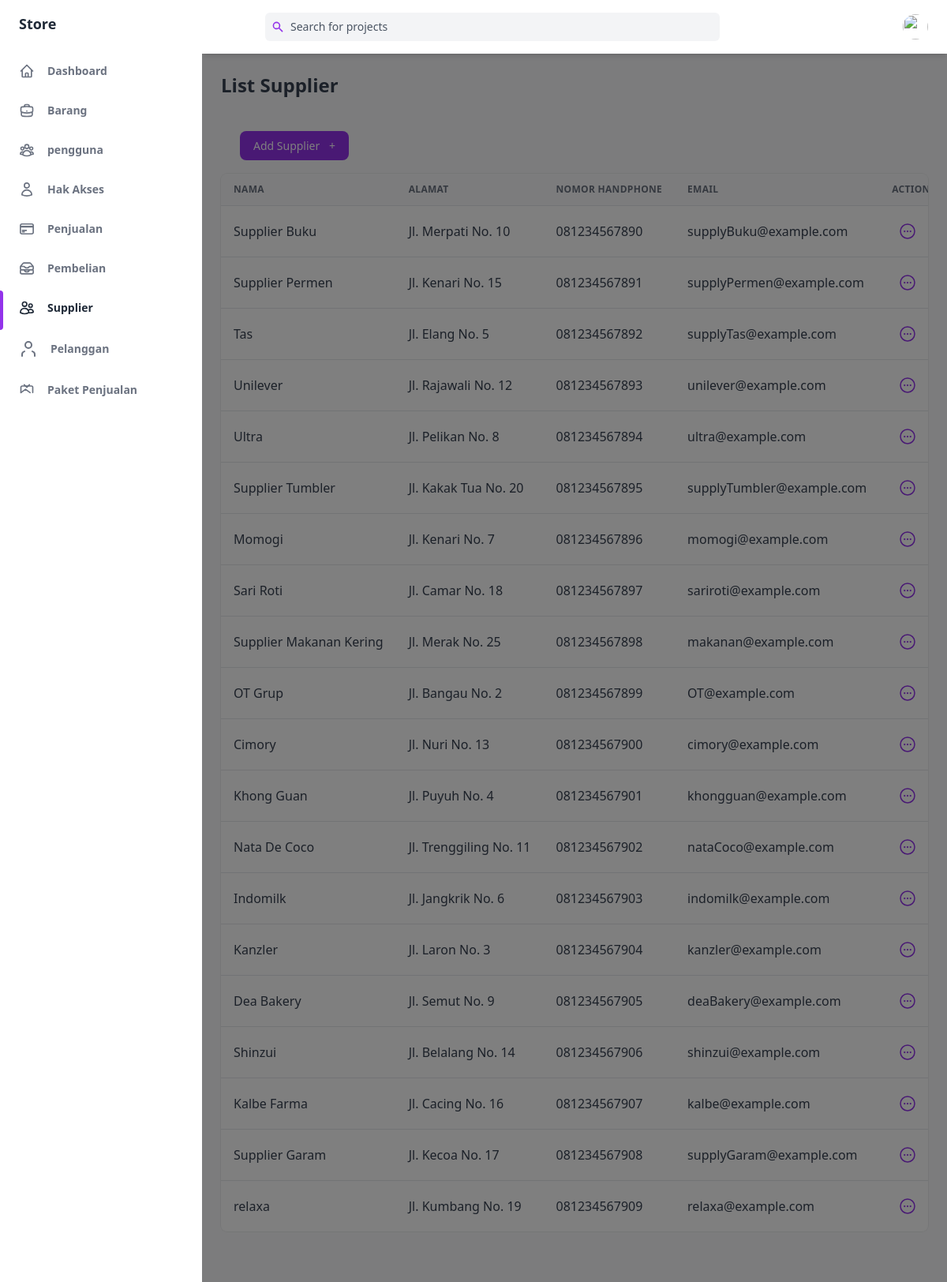
The app's page /public/supplier with its own data.
### tables this page shows
CREATE TABLE `supplier` (
  `idSupplier` int(255) NOT NULL,
  `nama` varchar(255) NOT NULL,
  `alamat` varchar(255) NOT NULL,
  `noHP` varchar(255) NOT NULL,
  `email` varchar(255) NOT NULL
);

### app/core/Controller.php (called while the page is built, shortened)
<?php
class Controller
{
    public function view($view, $data = [])
    {
        require_once '../app/views/' . $view . '.php';
    }
    public function model($model)
    {
        return new $model;
    }
}

### app/controllers/Supplier.php (called while the page is built, shortened)
<?php
class Supplier extends Controller
{
    public function index()
    {
        $data['judul'] = 'List Supplier';
        $data['supplier'] = $this->model('supplier_model')->getAllSupplier();
        $this->view('supplier/index', $data);
    }
}

### app/core/App.php (called while the page is built, shortened)
<?php
class App
{
   protected $method = 'index';
   protected $params = [];
   public function __construct()
   {
      $this->controller = new $this->controller;
      call_user_func_array([$this->controller, $this->method], $this->params);
   }
}

### public/index.php (called while the page is built, shortened)
<?php
$app = new App;

### app/core/Database.php (called while the page is built, shortened)
<?php
class Database
{
    private $host = DB_HOST;
    private $user = DB_USER;
    private $pass = DB_PASS;
    private $db_name = DB_NAME;
    private $dbh;
    private $stmt;
    public function __construct()
    {
        $dsn = 'mysql:host=' . $this->host . ';dbname=' . $this->db_name;
        $option = [
            PDO::ATTR_PERSISTENT => true,
            PDO::ATTR_ERRMODE => PDO::ERRMODE_EXCEPTION
        ];
        try {
            $this->dbh = new PDO($dsn, $this->user, $this->pass, $option);
        } catch (PDOException $error) {
            die($error->getMessage());
        }
    }
    public function query($query)
    {
        $this->stmt = $this->dbh->prepare($query);
    }
    public function execute()
    {
        $this->stmt->execute();
    }
    public function resultSet()
    {
        $this->execute();
        return $this->stmt->fetchAll(PDO::FETCH_ASSOC);
    }
}

### app/models/supplier_model.php (called while the page is built, shortened)
<?php
class supplier_model
{
    private $table = 'supplier';
    private $db;
    public function __construct()
    {
        $this->db = new Database;
    }
    public function getAllSupplier()
    {
        $this->db->query('SELECT * FROM ' . $this->table);
        return $this->db->resultSet();
    }
}

### app/views/supplier/index.php (the view, shortened to what this page needs)
<div class="flex h-screen bg-gray-50 dark:bg-gray-900" :class="{ 'overflow-hidden': isSideMenuOpen}">
    <aside class="z-20 flex-shrink-0 hidden w-64 overflow-y-auto bg-white dark:bg-gray-800 md:block">
        <div class="py-4 text-gray-500 dark:text-gray-400">
            <a class="ml-6 text-lg font-bold text-gray-800 dark:text-gray-200" href="#">
                Store
            </a>
            <ul class="mt-6">
                <li class="relative px-6 py-3">
                    <a class="inline-flex items-center w-full text-sm font-semibold transition-colors duration-150 hover:text-gray-800 dark:hover:text-gray-200" href="<?= ROUTE_URL ?>/home">
                        <span class="ml-4">Dashboard</span>
                    </a>
                </li>
            </ul>
            <ul>
                <li class="relative px-6 py-3">
                    <a class="inline-flex items-center w-full text-sm font-semibold transition-colors duration-150 hover:text-gray-800 dark:hover:text-gray-200" href="<?= ROUTE_URL ?>/barang">
                        <span class="ml-4">Barang</span>
                    </a>
                </li>
                <li class="relative px-6 py-3">
                    <a class="inline-flex items-center w-full text-sm font-semibold transition-colors duration-150 hover:text-gray-800 dark:hover:text-gray-200" href="<?= ROUTE_URL ?>/pengguna">
                        <span class="ml-4">pengguna</span>
                    </a>
                </li>
                <li class="relative px-6 py-3">
                    <a class="inline-flex items-center w-full text-sm font-semibold transition-colors duration-150 hover:text-gray-800 dark:hover:text-gray-200" href="<?= ROUTE_URL ?>/role">
                        <span class="ml-4">Hak Akses</span>
                    </a>
                </li>
                <li class="relative px-6 py-3">
                    <a class="inline-flex items-center w-full text-sm font-semibold transition-colors duration-150 hover:text-gray-800 dark:hover:text-gray-200" href="<?= ROUTE_URL ?>/penjualan">
                        <span class="ml-4">Penjualan</span>
                    </a>
                </li>
                <li class="relative px-6 py-3">
                    <a class="inline-flex items-center w-full text-sm font-semibold transition-colors duration-150 hover:text-gray-800 dark:hover:text-gray-200" href="<?= ROUTE_URL ?>/pembelian">
                        <span class="ml-4">Pembelian</span>
                    </a>
                </li>
                <li class="relative px-6 py-3">
                    <span class="absolute inset-y-0 left-0 w-1 bg-purple-600 rounded-tr-lg rounded-br-lg"></span>
                    <a class="inline-flex items-center w-full text-sm font-semibold transition-colors duration-150 text-gray-800 dark:text-gray-100 hover:text-gray-800 dark:hover:text-gray-200" href="<?= ROUTE_URL ?>/supplier">
                        <span class="ml-4">Supplier</span>
                    </a>
                </li>
                <li class="relative px-6 py-3">
                    <a class="inline-flex items-center w-full text-sm font-semibold transition-colors duration-150 hover:text-gray-800 dark:hover:text-gray-200" href="<?= ROUTE_URL ?>/pelanggan">
                        <svg xmlns="http://www.w3.org/2000/svg" width="24" height="24" viewBox="0 0 24 24" fill="none" stroke="currentColor" stroke-width="2" stroke-linecap="round" stroke-linejoin="round">
                            <path d="M20 21v-2a4 4 0 0 0-3-3.87"></path>
                            <path d="M4 21v-2a4 4 0 0 1 3-3.87"></path>
                            <circle cx="12" cy="7" r="4"></circle>
                        </svg>
                        <span class="ml-4">Pelanggan</span>
                    </a>
                </li>
                <li class="relative px-6 py-3">
                    <a class="inline-flex items-center w-full text-sm font-semibold transition-colors duration-150 hover:text-gray-800 dark:hover:text-gray-200" href="<?= ROUTE_URL ?>/paketPenjualan">
                        <svg class="w-5 h-5" aria-hidden="true" fill="none" stroke-linecap="round" stroke-linejoin="round" stroke-width="2" viewBox="0 0 24 24" stroke="currentColor">
                            <path d="M21 16V8a2 2 0 0 0-2-2H5a2 2 0 0 0-2 2v8" />
                            <path d="M3 16l7-5 7 5"></path>
                            <path d="M8 4l4 4 4-4"></path>
                        </svg>
                        <span class="ml-4">Paket Penjualan</span>
                    </a>
                </li>
            </ul>
        </div>
    </aside>
    <div x-show="isSideMenuOpen" x-transition:enter="transition ease-in-out duration-150" x-transition:enter-start="opacity-0" x-transition:enter-end="opacity-100" x-transition:leave="transition ease-in-out duration-150" x-transition:leave-start="opacity-100" x-transition:leave-end="opacity-0" class="fixed inset-0 z-10 flex items-end bg-black bg-opacity-50 sm:items-center sm:justify-center"></div>
    <div class="flex flex-col flex-1 w-full">
        <header class="z-10 py-4 bg-white shadow-md dark:bg-gray-800">
            <div class="container flex items-center justify-between h-full px-6 mx-auto text-purple-600 dark:text-purple-300">
                <div class="flex justify-center flex-1 lg:mr-32">
                    <div class="relative w-full max-w-xl mr-6 focus-within:text-purple-500">
                        <div class="absolute inset-y-0 flex items-center pl-2">
                            <svg class="w-4 h-4" aria-hidden="true" fill="currentColor" viewBox="0 0 20 20">
                                <path fill-rule="evenodd" d="M8 4a4 4 0 100 8 4 4 0 000-8zM2 8a6 6 0 1110.89 3.476l4.817 4.817a1 1 0 01-1.414 1.414l-4.816-4.816A6 6 0 012 8z" clip-rule="evenodd"></path>
                            </svg>
                        </div>
                        <input class="w-full pl-8 pr-2 text-sm text-gray-700 placeholder-gray-600 bg-gray-100 border-0 rounded-md dark:placeholder-gray-500 dark:focus:shadow-outline-gray dark:focus:placeholder-gray-600 dark:bg-gray-700 dark:text-gray-200 focus:placeholder-gray-500 focus:bg-white focus:border-purple-300 focus:outline-none focus:shadow-outline-purple form-input" type="text" placeholder="Search for projects" aria-label="Search" />
                    </div>
                </div>
                <ul class="flex items-center flex-shrink-0 space-x-6">
                    <li class="relative">
                        <button class="align-middle rounded-full focus:shadow-outline-purple focus:outline-none" @click="toggleProfileMenu" @keydown.escape="closeProfileMenu" aria-label="Account" aria-haspopup="true">
                            <img class="object-cover w-8 h-8 rounded-full" src="https://images.unsplash.com/photo-1502378735452-bc7d86632805?ixlib=rb-0.3.5&q=80&fm=jpg&crop=entropy&cs=tinysrgb&w=200&fit=max&s=aa3a807e1bbdfd4364d1f449eaa96d82" alt="" aria-hidden="true" />
                        </button>
                    </li>
                </ul>
            </div>
        </header>
        <main class="h-full pb-16 overflow-y-auto">
            <div class="container grid px-6 mx-auto">
                <h2 class="my-6 text-2xl font-semibold text-gray-700 dark:text-gray-200">
                    List Supplier
                </h2>
                <div class="px-6 my-6">
                    <a href="<?= ROUTE_URL ?>/supplier/create" class="items-center justify-between px-4 py-2 text-sm font-medium leading-5 text-white transition-colors duration-150 bg-purple-600 border border-transparent rounded-lg active:bg-purple-600 hover:bg-purple-700 focus:outline-none focus:shadow-outline-purple">
                        Add Supplier
                        <span class="ml-2" aria-hidden="true">+</span>
                    </a>
                </div>
                <div class="w-full overflow-hidden rounded-lg shadow-xs">
                    <div class="w-full overflow-x-auto">
                        <table class="w-full whitespace-no-wrap">
                            <thead>
                                <tr class="text-xs font-semibold tracking-wide text-left text-gray-500 uppercase border-b dark:border-gray-700 bg-gray-50 dark:text-gray-400 dark:bg-gray-800">
                                    <th class="px-4 py-3">Nama</th>
                                    <th class="px-4 py-3">Alamat</th>
                                    <th class="px-4 py-3">Nomor Handphone</th>
                                    <th class="px-4 py-3">Email</th>
                                    <th class="px-4 py-3">Actions</th>
                                </tr>
                            </thead>
                            <tbody class="bg-white divide-y dark:divide-gray-700 dark:bg-gray-800">
                                <?php foreach ($data['supplier'] as $supplier) : ?>
                                    <tr class="text-gray-700 dark:text-gray-400">
                                        <td class="px-4 py-3"><?= $supplier['nama']; ?> </td>
                                        <td class="px-4 py-3"><?= $supplier['alamat']; ?> </td>
                                        <td class="px-4 py-3"><?= $supplier['noHP']; ?> </td>
                                        <td class="px-4 py-3"><?= $supplier['email']; ?> </td>
                                        <td class="px-4 py-3">
                                            <div class="flex items-center space-x-4 text-sm">
                                                <a href="<?= ROUTE_URL ?>/supplier/detail/<?= $supplier['idSupplier'] ?>" class="flex items-center justify-between px-2 py-2 text-sm font-medium leading-5 text-purple-600 rounded-lg dark:text-gray-400 hover:text-gray-800 dark:hover:text-gray-200 focus:outline-none focus:shadow-outline-gray" aria-label="Edit">
                                                </a>
                                            </div>
                                        </td>
                                    </tr>
                                <?php endforeach; ?>
                            </tbody>
                        </table>
                    </div>
                </div>
            </div>
        </main>
    </div>
</div>

### records on screen
supplier: nama "Supplier Buku", alamat "Jl. Merpati No. 10", noHP "081234567890", email "supplyBuku@example.com"
supplier: nama "Supplier Permen", alamat "Jl. Kenari No. 15", noHP "081234567891", email "supplyPermen@example.com"
supplier: nama "Tas", alamat "Jl. Elang No. 5", noHP "081234567892", email "supplyTas@example.com"
supplier: nama "Unilever", alamat "Jl. Rajawali No. 12", noHP "081234567893", email "unilever@example.com"
supplier: nama "Ultra", alamat "Jl. Pelikan No. 8", noHP "081234567894", email "ultra@example.com"
supplier: nama "Supplier Tumbler", alamat "Jl. Kakak Tua No. 20", noHP "081234567895", email "supplyTumbler@example.com"
supplier: nama "Momogi", alamat "Jl. Kenari No. 7", noHP "081234567896", email "momogi@example.com"
supplier: nama "Sari Roti", alamat "Jl. Camar No. 18", noHP "081234567897", email "sariroti@example.com"
supplier: nama "Supplier Makanan Kering", alamat "Jl. Merak No. 25", noHP "081234567898", email "makanan@example.com"
supplier: nama "OT Grup", alamat "Jl. Bangau No. 2", noHP "081234567899", email "OT@example.com"
supplier: nama "Cimory", alamat "Jl. Nuri No. 13", noHP "081234567900", email "cimory@example.com"
supplier: nama "Khong Guan", alamat "Jl. Puyuh No. 4", noHP "081234567901", email "khongguan@example.com"
supplier: nama "Nata De Coco", alamat "Jl. Trenggiling No. 11", noHP "081234567902", email "nataCoco@example.com"
supplier: nama "Indomilk", alamat "Jl. Jangkrik No. 6", noHP "081234567903", email "indomilk@example.com"
supplier: nama "Kanzler", alamat "Jl. Laron No. 3", noHP "081234567904", email "kanzler@example.com"
supplier: nama "Dea Bakery", alamat "Jl. Semut No. 9", noHP "081234567905", email "deaBakery@example.com"
supplier: nama "Shinzui", alamat "Jl. Belalang No. 14", noHP "081234567906", email "shinzui@example.com"
supplier: nama "Kalbe Farma", alamat "Jl. Cacing No. 16", noHP "081234567907", email "kalbe@example.com"
supplier: nama "Supplier Garam", alamat "Jl. Kecoa No. 17", noHP "081234567908", email "supplyGaram@example.com"
supplier: nama "relaxa", alamat "Jl. Kumbang No. 19", noHP "081234567909", email "relaxa@example.com"
